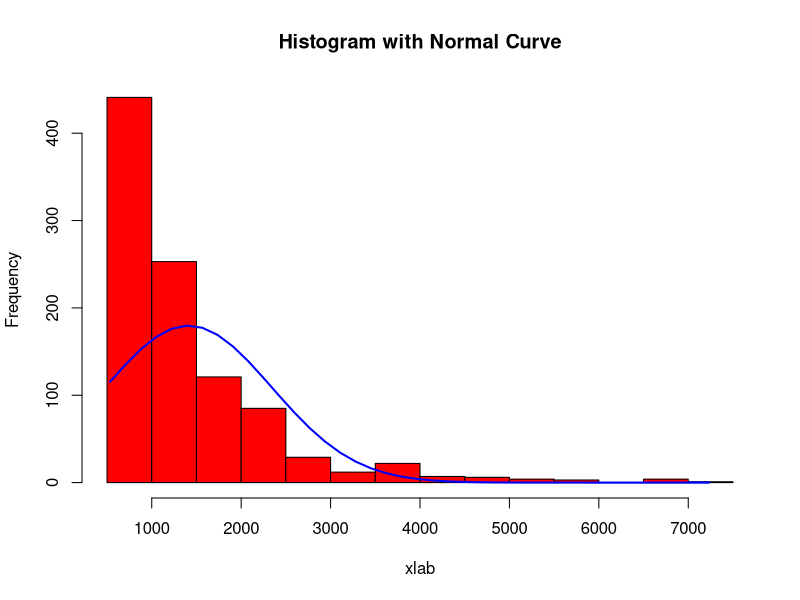
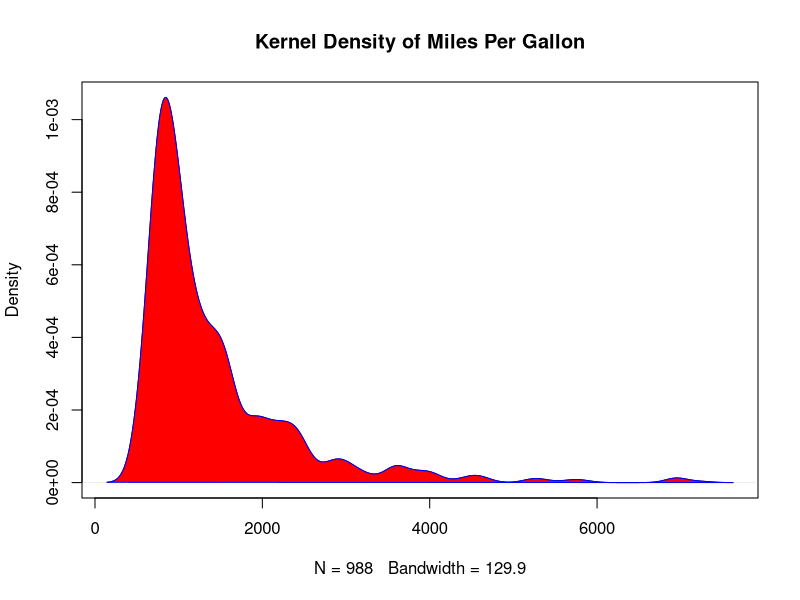

Recreate these plots in R, in order. (Note: this script raises an error after producing the figures.)
# SVR

# Importing the dataset
dataset = read.csv('flights_2.csv')
#dataset = dataset[2:3]
dataset$amountPerMinute <- dataset$amountAfterTax /  dataset$duration
dataset$amountXMinute <- dataset$amountAfterTax *  dataset$duration

dataset$amountAfterTaxScale <- scale(dataset$amountAfterTax)
dataset$durationScale <- scale(dataset$duration)


#Histogram
x = dataset$amountAfterTax
h<-hist(x, breaks=20, col="red", xlab="xlab",  main="Histogram with Normal Curve") 
xfit<-seq(min(x),max(x),length=40) 
yfit<-dnorm(xfit,mean=mean(x),sd=sd(x)) 
yfit<-yfit*diff(h$mids[1:2])*length(x)*0.85 
lines(xfit, yfit, col="blue", lwd=2)

#Density
d <- density(x)
plot(d, main="Kernel Density of Miles Per Gallon")
polygon(d, col="red", border="blue")

##----------use Kmeans
# kmdataset = dataset[1:2]
# kmeans = kmeans(x = kmdataset, centers = 3)
# y_kmeans = kmeans$cluster
# library(cluster)
# clusplot(kmdataset, y_kmeans,
#          lines = 0,shade = TRUE, color = TRUE, labels = 2,plotchar = TRUE,
#          span = TRUE, main = paste('Clusters of customers'), xlab = 'Amount', ylab = 'Duration')

## --------another clustering algo:
# kmdataset = dataset[1:2]
# dendrogram = hclust(d = dist(kmdataset, method = 'euclidean'), method = 'ward.D')
# plot(dendrogram,
#      main = paste('Dendrogram'),
#      xlab = 'Amount',
#      ylab = 'Duration')


# Splitting the dataset into the Training set and Test set
# # install.packages('caTools')
# library(caTools)
# set.seed(123)
# split = sample.split(dataset$Salary, SplitRatio = 2/3)
# training_set = subset(dataset, split == TRUE)
# test_set = subset(dataset, split == FALSE)

# Feature Scaling
# training_set = scale(training_set)
# test_set = scale(test_set)

# Fitting SVR to the dataset
# install.packages('e1071')
library(e1071)
regressor = svm(formula = Salary ~ .,
                data = dataset,
                type = 'eps-regression',
                kernel = 'radial')

# Predicting a new result
y_pred = predict(regressor, data.frame(Level = 6.5))

# Visualising the SVR results
# install.packages('ggplot2')
library(ggplot2)
ggplot() +
  geom_point(aes(x = dataset$amountAfterTax, y = dataset$duration),
             colour = 'red') +
  #geom_point(aes(x = dataset$amountAfterTax, y = dataset$connectionCount),
  #          colour = 'blue') +
  ggtitle('Truth or Bluff (SVR)') +
  xlab('Amount') +
  ylab('Duration')

# Visualising the SVR results (for higher resolution and smoother curve)
# install.packages('ggplot2')
library(ggplot2)
x_grid = seq(min(dataset$Level), max(dataset$Level), 0.1)
ggplot() +
  geom_point(aes(x = dataset$Level, y = dataset$Salary),
             colour = 'red') +
  geom_line(aes(x = x_grid, y = predict(regressor, newdata = data.frame(Level = x_grid))),
            colour = 'blue') +
  ggtitle('Truth or Bluff (SVR)') +
  xlab('Level') +
  ylab('Salary')